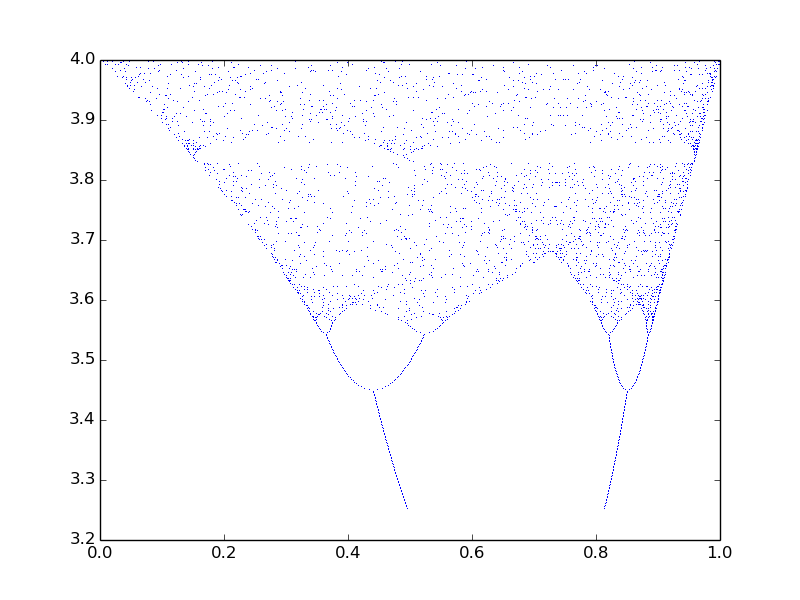

Recreate this plot in Python.
import matplotlib.pyplot as plt

def lgs(k,x):
	return k*x*(1 - x)

def ntherm(k):
	if k < 3:
		return 100
	else:
		return 1000

dk = 0.0025
MAXBIF = 20

k = 3.25

while k < 4:
	k+=dk
	x = 0.5

	for i in xrange(ntherm(k)):
		x = lgs(k,x)
	for i in xrange(MAXBIF):
		x = lgs(k,x)
		plt.plot(x,k, ',b')

#plt.show()
plt.savefig('bif.png')
